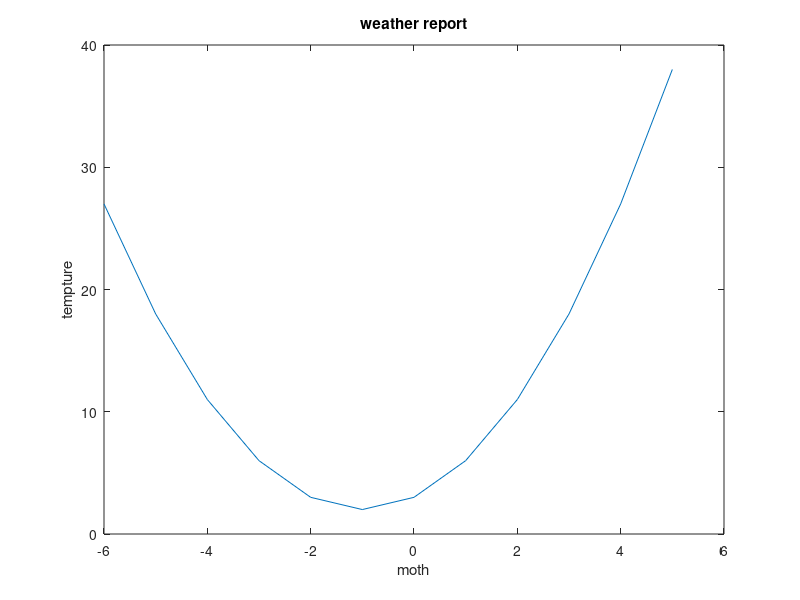

Reproduce this figure in MATLAB.
function Z=version12
    a=1;
    b=2;
    c=3;
    x=-6:1:5;
    y=a.*x.*x+b.*x+c;
    plot (x,y);
    xlabel('moth')
    ylabel('tempture')
    title('weather report')
    A=input(['give a number' ...
        '-6:july\n' ...
        '-5:AUG\n' ...
        '-4:SEP\n' ...
        '-3:OCT\n' ...
        '-2:NOV\n' ...
        '-1:DEC\n' ...
        '0:JAN\n' ...
        '1:FEB\n' ...
        '2:MARCH\n' ...
        '3:APR\n' ...
        '4:MAY\n' ...
        '5:JUNE\n']);
    Z=a.*A.*A+b.*A+c;
    fprintf('the tempter of the that month is %d',Z)
    
end
